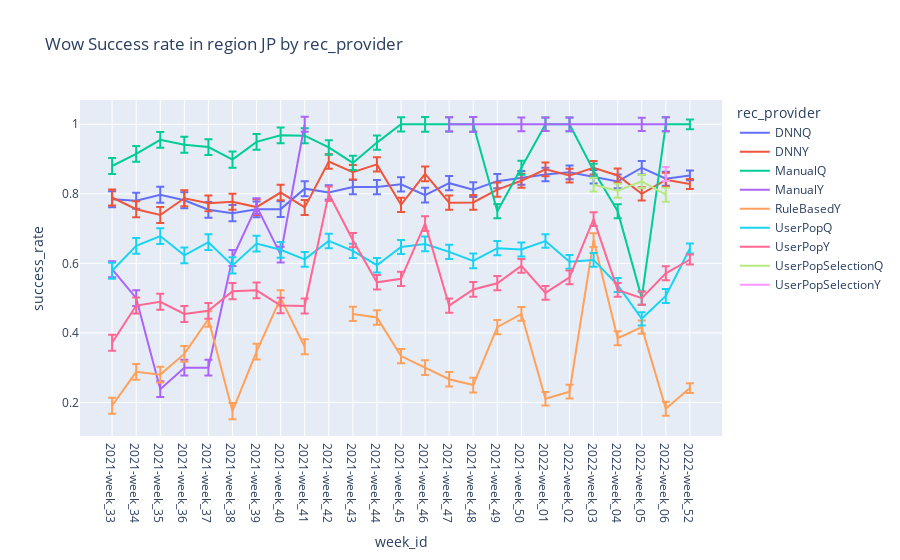

Here is the notebook cell this chart was saved with:
### Code cell
fig=px.line(df12.reset_index().query("region=='JP'"), x='week_id', y='success_rate',error_y='CI_range',color='rec_provider', title='Wow Success rate in region JP by rec_provider')
fig.show()

### Figure 1 — Plotly figure (JSON) as saved in the notebook; plotly's stock layout.template omitted (floating-point values rounded to 4 significant figures)
{"data": [{"error_y": {"array": [0.02303, 0.02295, 0.02275, 0.02286, 0.02256, 0.02322, 0.02271, 0.02249, 0.02153, 0.02083, 0.02054, 0.02071, 0.02044, 0.02113, 0.02059, 0.02122, 0.02051, 0.01985, 0.01955, 0.0198, 0.01971, 0.02006, 0.01909, 0.02001, 0.01406]}, "hovertemplate": "rec_provider=DNNQ<br>week_id=%{x}<br>success_rate=%{y}<extra></extra>", "legendgroup": "DNNQ", "line": {"color": "#636efa", "dash": "solid"}, "marker": {"symbol": "circle"}, "mode": "lines", "name": "DNNQ", "orientation": "v", "showlegend": true, "type": "scatter", "x": ["2021-week_33", "2021-week_34", "2021-week_35", "2021-week_36", "2021-week_37", "2021-week_38", "2021-week_39", "2021-week_40", "2021-week_41", "2021-week_42", "2021-week_43", "2021-week_44", "2021-week_45", "2021-week_46", "2021-week_47", "2021-week_48", "2021-week_49", "2021-week_50", "2022-week_01", "2022-week_02", "2022-week_03", "2022-week_04", "2022-week_05", "2022-week_06", "2022-week_52"], "xaxis": "x", "y": [0.7844, 0.7801, 0.7972, 0.7816, 0.7541, 0.7443, 0.7554, 0.756, 0.8149, 0.804, 0.8193, 0.8193, 0.8273, 0.7961, 0.8306, 0.812, 0.8364, 0.8461, 0.8555, 0.8619, 0.8492, 0.8358, 0.875, 0.8434, 0.853], "yaxis": "y"}, {"error_y": {"array": [0.02303, 0.02295, 0.02275, 0.02286, 0.02256, 0.02322, 0.02271, 0.02249, 0.02153, 0.02083, 0.02054, 0.02071, 0.02044, 0.02113, 0.02059, 0.02122, 0.02051, 0.01985, 0.01955, 0.0198, 0.01971, 0.02006, 0.01909, 0.02001, 0.01406]}, "hovertemplate": "rec_provider=DNNY<br>week_id=%{x}<br>success_rate=%{y}<extra></extra>", "legendgroup": "DNNY", "line": {"color": "#EF553B", "dash": "solid"}, "marker": {"symbol": "circle"}, "mode": "lines", "name": "DNNY", "orientation": "v", "showlegend": true, "type": "scatter", "x": ["2021-week_33", "2021-week_34", "2021-week_35", "2021-week_36", "2021-week_37", "2021-week_38", "2021-week_39", "2021-week_40", "2021-week_41", "2021-week_42", "2021-week_43", "2021-week_44", "2021-week_45", "2021-week_46", "2021-week_47", "2021-week_48", "2021-week_49", "2021-week_50", "2022-week_01", "2022-week_02", "2022-week_03", "2022-week_04", "2022-week_05", "2022-week_06", "2022-week_52"], "xaxis": "x", "y": [0.7895, 0.7557, 0.7391, 0.7873, 0.7727, 0.7773, 0.7619, 0.8037, 0.7609, 0.8929, 0.8621, 0.8846, 0.7684, 0.8571, 0.7745, 0.7751, 0.8121, 0.8377, 0.8704, 0.8525, 0.875, 0.8526, 0.8, 0.8404, 0.8282], "yaxis": "y"}, {"error_y": {"array": [0.02303, 0.02295, 0.02275, 0.02286, 0.02256, 0.02322, 0.02271, 0.02249, 0.02153, 0.02083, 0.02054, 0.02071, 0.02044, 0.02113, 0.02059, 0.02122, 0.02051, 0.01985, 0.01955, 0.0198, 0.01971, 0.02006, 0.01909, 0.02001, 0.01406]}, "hovertemplate": "rec_provider=ManualQ<br>week_id=%{x}<br>success_rate=%{y}<extra></extra>", "legendgroup": "ManualQ", "line": {"color": "#00cc96", "dash": "solid"}, "marker": {"symbol": "circle"}, "mode": "lines", "name": "ManualQ", "orientation": "v", "showlegend": true, "type": "scatter", "x": ["2021-week_33", "2021-week_34", "2021-week_35", "2021-week_36", "2021-week_37", "2021-week_38", "2021-week_39", "2021-week_40", "2021-week_41", "2021-week_42", "2021-week_43", "2021-week_44", "2021-week_45", "2021-week_46", "2021-week_47", "2021-week_48", "2021-week_49", "2021-week_50", "2022-week_01", "2022-week_02", "2022-week_03", "2022-week_04", "2022-week_05", "2022-week_06", "2022-week_52"], "xaxis": "x", "y": [0.88, 0.9149, 0.9552, 0.9412, 0.9344, 0.8986, 0.9494, 0.9683, 0.9672, 0.9333, 0.8889, 0.9474, 1, 1, 1, 1, 0.75, 0.875, 1, 1, 0.8667, 0.75, 0.5, 1, 1], "yaxis": "y"}, {"error_y": {"array": [0.02303, 0.02295, 0.02275, 0.02286, 0.02256, 0.02322, 0.02271, 0.02249, 0.02153, 0.02044, 0.02059, 0.02122, 0.01985, 0.01955, 0.0198, 0.01909, 0.02001, 0.01406]}, "hovertemplate": "rec_provider=ManualY<br>week_id=%{x}<br>success_rate=%{y}<extra></extra>", "legendgroup": "ManualY", "line": {"color": "#ab63fa", "dash": "solid"}, "marker": {"symbol": "circle"}, "mode": "lines", "name": "ManualY", "orientation": "v", "showlegend": true, "type": "scatter", "x": ["2021-week_33", "2021-week_34", "2021-week_35", "2021-week_36", "2021-week_37", "2021-week_38", "2021-week_39", "2021-week_40", "2021-week_41", "2021-week_45", "2021-week_47", "2021-week_48", "2021-week_50", "2022-week_01", "2022-week_02", "2022-week_05", "2022-week_06", "2022-week_52"], "xaxis": "x", "y": [0.5833, 0.5, 0.2381, 0.3, 0.3, 0.6154, 0.7647, 0.625, 1, null, 1, 1, 1, 1, 1, 1, 1, null], "yaxis": "y"}, {"error_y": {"array": [0.02303, 0.02295, 0.02275, 0.02286, 0.02256, 0.02322, 0.02271, 0.02249, 0.02153, 0.02083, 0.02054, 0.02071, 0.02044, 0.02113, 0.02059, 0.02122, 0.02051, 0.01985, 0.01955, 0.0198, 0.01971, 0.02006, 0.01909, 0.02001, 0.01406]}, "hovertemplate": "rec_provider=RuleBasedY<br>week_id=%{x}<br>success_rate=%{y}<extra></extra>", "legendgroup": "RuleBasedY", "line": {"color": "#FFA15A", "dash": "solid"}, "marker": {"symbol": "circle"}, "mode": "lines", "name": "RuleBasedY", "orientation": "v", "showlegend": true, "type": "scatter", "x": ["2021-week_33", "2021-week_34", "2021-week_35", "2021-week_36", "2021-week_37", "2021-week_38", "2021-week_39", "2021-week_40", "2021-week_41", "2021-week_42", "2021-week_43", "2021-week_44", "2021-week_45", "2021-week_46", "2021-week_47", "2021-week_48", "2021-week_49", "2021-week_50", "2022-week_01", "2022-week_02", "2022-week_03", "2022-week_04", "2022-week_05", "2022-week_06", "2022-week_52"], "xaxis": "x", "y": [0.1905, 0.2879, 0.28, 0.3396, 0.44, 0.175, 0.3462, 0.5, 0.36, null, 0.4545, 0.4444, 0.3333, 0.3, 0.2667, 0.25, 0.4167, 0.4545, 0.2105, 0.2308, 0.6667, 0.3846, 0.4167, 0.1818, 0.2414], "yaxis": "y"}, {"error_y": {"array": [0.02303, 0.02295, 0.02275, 0.02286, 0.02256, 0.02322, 0.02271, 0.02249, 0.02153, 0.02083, 0.02054, 0.02071, 0.02044, 0.02113, 0.02059, 0.02122, 0.02051, 0.01985, 0.01955, 0.0198, 0.01971, 0.02006, 0.01909, 0.02001, 0.01406]}, "hovertemplate": "rec_provider=UserPopQ<br>week_id=%{x}<br>success_rate=%{y}<extra></extra>", "legendgroup": "UserPopQ", "line": {"color": "#19d3f3", "dash": "solid"}, "marker": {"symbol": "circle"}, "mode": "lines", "name": "UserPopQ", "orientation": "v", "showlegend": true, "type": "scatter", "x": ["2021-week_33", "2021-week_34", "2021-week_35", "2021-week_36", "2021-week_37", "2021-week_38", "2021-week_39", "2021-week_40", "2021-week_41", "2021-week_42", "2021-week_43", "2021-week_44", "2021-week_45", "2021-week_46", "2021-week_47", "2021-week_48", "2021-week_49", "2021-week_50", "2022-week_01", "2022-week_02", "2022-week_03", "2022-week_04", "2022-week_05", "2022-week_06", "2022-week_52"], "xaxis": "x", "y": [0.5787, 0.6502, 0.6785, 0.6231, 0.6609, 0.5941, 0.6568, 0.6389, 0.6115, 0.6646, 0.6361, 0.5948, 0.6471, 0.6558, 0.633, 0.6069, 0.6436, 0.6399, 0.6641, 0.6045, 0.6099, 0.5375, 0.4405, 0.5062, 0.6427], "yaxis": "y"}, {"error_y": {"array": [0.02303, 0.02295, 0.02275, 0.02286, 0.02256, 0.02322, 0.02271, 0.02249, 0.02153, 0.02083, 0.02054, 0.02071, 0.02044, 0.02113, 0.02059, 0.02122, 0.02051, 0.01985, 0.01955, 0.0198, 0.01971, 0.02006, 0.01909, 0.02001, 0.01406]}, "hovertemplate": "rec_provider=UserPopY<br>week_id=%{x}<br>success_rate=%{y}<extra></extra>", "legendgroup": "UserPopY", "line": {"color": "#FF6692", "dash": "solid"}, "marker": {"symbol": "circle"}, "mode": "lines", "name": "UserPopY", "orientation": "v", "showlegend": true, "type": "scatter", "x": ["2021-week_33", "2021-week_34", "2021-week_35", "2021-week_36", "2021-week_37", "2021-week_38", "2021-week_39", "2021-week_40", "2021-week_41", "2021-week_42", "2021-week_43", "2021-week_44", "2021-week_45", "2021-week_46", "2021-week_47", "2021-week_48", "2021-week_49", "2021-week_50", "2022-week_01", "2022-week_02", "2022-week_03", "2022-week_04", "2022-week_05", "2022-week_06", "2022-week_52"], "xaxis": "x", "y": [0.3718, 0.4786, 0.4895, 0.4545, 0.4636, 0.52, 0.5225, 0.4787, 0.4773, 0.8, 0.6667, 0.5455, 0.5556, 0.7143, 0.4783, 0.525, 0.5429, 0.5926, 0.5152, 0.56, 0.7273, 0.5238, 0.5, 0.5714, 0.6111], "yaxis": "y"}, {"error_y": {"array": [0.01971, 0.02006, 0.01909, 0.02001]}, "hovertemplate": "rec_provider=UserPopSelectionQ<br>week_id=%{x}<br>success_rate=%{y}<extra></extra>", "legendgroup": "UserPopSelectionQ", "line": {"color": "#B6E880", "dash": "solid"}, "marker": {"symbol": "circle"}, "mode": "lines", "name": "UserPopSelectionQ", "orientation": "v", "showlegend": true, "type": "scatter", "x": ["2022-week_03", "2022-week_04", "2022-week_05", "2022-week_06"], "xaxis": "x", "y": [0.8263, 0.8087, 0.836, 0.7975], "yaxis": "y"}, {"error_y": {"array": [0.02001]}, "hovertemplate": "rec_provider=UserPopSelectionY<br>week_id=%{x}<br>success_rate=%{y}<extra></extra>", "legendgroup": "UserPopSelectionY", "line": {"color": "#FF97FF", "dash": "solid"}, "marker": {"symbol": "circle"}, "mode": "lines", "name": "UserPopSelectionY", "orientation": "v", "showlegend": true, "type": "scatter", "x": ["2022-week_06"], "xaxis": "x", "y": [0.8571], "yaxis": "y"}], "layout": {"autosize": true, "legend": {"title": {"text": "rec_provider"}, "tracegroupgap": 0}, "title": {"text": "Wow Success rate in region JP by rec_provider"}, "xaxis": {"anchor": "y", "autorange": true, "domain": [0, 1], "range": [-1.333, 25.33], "title": {"text": "week_id"}, "type": "category"}, "yaxis": {"anchor": "x", "autorange": true, "domain": [0, 1], "range": [0.1035, 1.07], "title": {"text": "success_rate"}, "type": "linear"}}}
